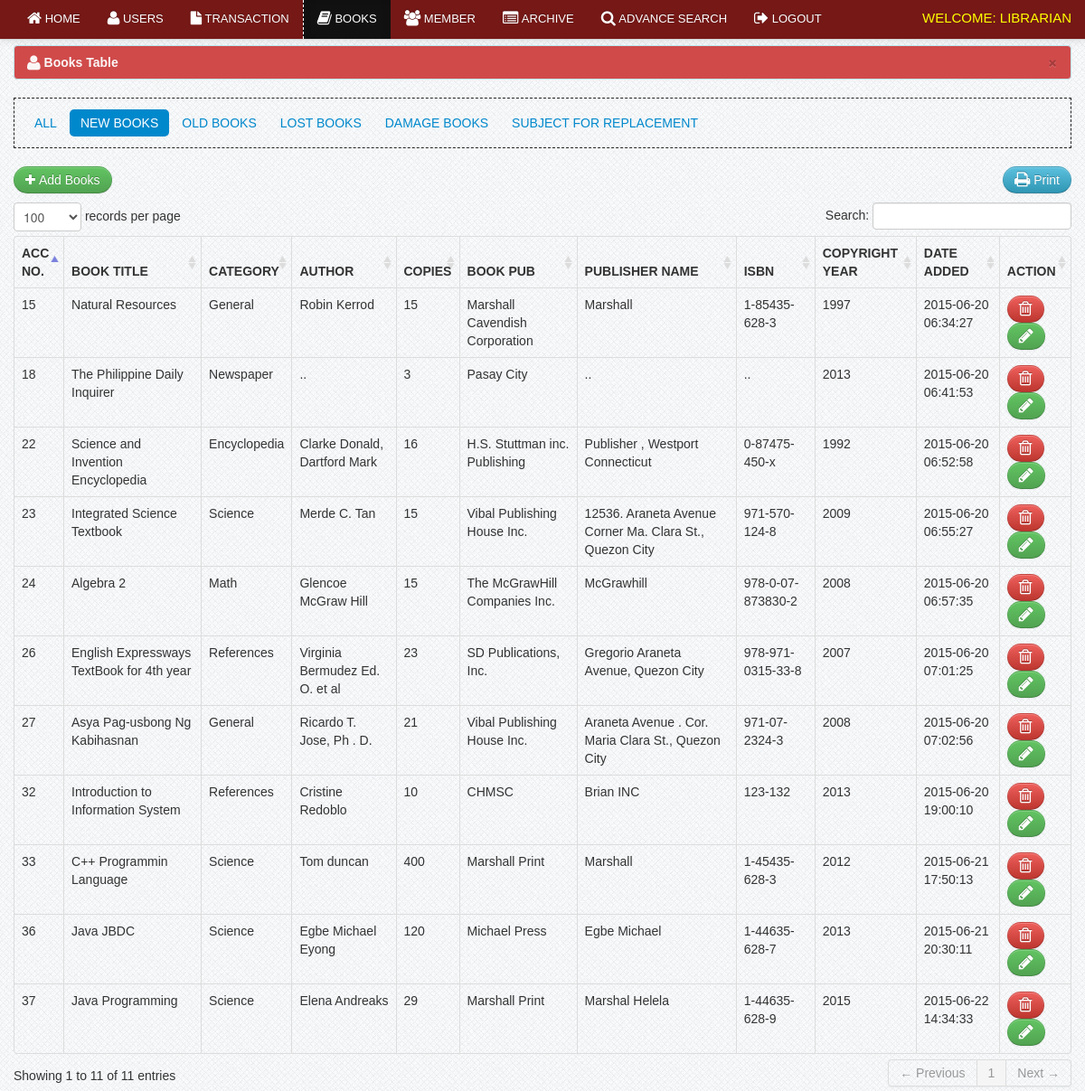
Screenshot of /librarian/new_books.php (signed in) with the database file from the repository.
### tables this page shows
CREATE TABLE IF NOT EXISTS `book` (
`book_id` int(11) NOT NULL,
  `book_title` varchar(100) NOT NULL,
  `category_id` int(50) NOT NULL,
  `author` varchar(50) NOT NULL,
  `book_copies` int(11) NOT NULL,
  `book_pub` varchar(100) NOT NULL,
  `publisher_name` varchar(100) NOT NULL,
  `isbn` varchar(50) NOT NULL,
  `copyright_year` int(11) NOT NULL,
  `date_receive` varchar(20) NOT NULL,
  `date_added` datetime NOT NULL,
  `status` varchar(30) NOT NULL
);

CREATE TABLE IF NOT EXISTS `category` (
`category_id` int(11) NOT NULL,
  `classname` varchar(50) DEFAULT NULL
);

### librarian/new_books.php (the view, shortened to what this page needs)
<?php include('header.php'); ?>
<?php include('navbar_books.php'); ?>
    <div class="container">
		<div class="margin-top">
			<div class="row">
			<div class="span12">
			   <div class="alert alert-info">
                                    <button type="button" class="close" data-dismiss="alert">&times;</button>
                                    <strong><i class="icon-user icon-large"></i>&nbsp;Books Table</strong>
                                </div>
								    <ul class="nav nav-pills">
										<li><a href="books.php">All</a></li>
										<li  class="active"><a href="new_books.php">New Books</a></li>
										<li><a href="old_books.php">Old Books</a></li>
										<li><a href="lost.php">Lost Books</a></li>
										<li><a href="damage.php">Damage Books</a></li>
										<li><a href="sub_rep.php">Subject for Replacement</a></li>
									</ul>
                            <table cellpadding="0" cellspacing="0" border="0" class="table  table-bordered" id="example">
								<div class="pull-right">
								<a href="" onclick="window.print()" class="btn btn-info"><i class="icon-print icon-large"></i> Print</a>
								</div>
								<p><a href="add_books.php" class="btn btn-success"><i class="icon-plus"></i>&nbsp;Add Books</a></p>
                                <thead>
                                    <tr>
									    <th>Acc No.</th>
                                        <th>Book Title</th>
                                        <th>Category</th>
										<th>Author</th>
										<th class="action">copies</th>
										<th>Book Pub</th>
										<th>Publisher Name</th>
										<th>ISBN</th>
										<th>Copyright Year</th>
										<th>Date Added</th>
										<th class="action">Action</th>
                                    </tr>
                                </thead>
                                <tbody>
                                  <?php  $user_query=mysql_query("select * from book where status = 'new'")or die(mysql_error());
									while($row=mysql_fetch_array($user_query)){
									$id=$row['book_id'];
									$cat_id=$row['category_id'];
											$cat_query = mysql_query("select * from category where category_id = '$cat_id'")or die(mysql_error());
											$cat_row = mysql_fetch_array($cat_query);
									?>
									<tr class="del<?php echo $id ?>">
                                    <td><?php echo $row['book_id']; ?></td>
                                    <td><?php echo $row['book_title']; ?></td>
									<td><?php echo $cat_row ['classname']; ?> </td>
                                    <td><?php echo $row['author']; ?> </td>
                                    <td class="action"><?php echo $row['book_copies']; ?> </td>
                                     <td><?php echo $row['book_pub']; ?></td>
									 <td><?php echo $row['publisher_name']; ?></td>
									 <td><?php echo $row['isbn']; ?></td>
									 <td><?php echo $row['copyright_year']; ?></td>
									 <td><?php echo $row['date_added']; ?></td>
                                    <td class="action">
                                        <a rel="tooltip"  title="Delete" id="<?php echo $id; ?>" href="#delete_book<?php echo $id; ?>" data-toggle="modal"    class="btn btn-danger"><i class="icon-trash icon-large"></i></a>
										<a  rel="tooltip"  title="Edit" id="e<?php echo $id; ?>" href="edit_book.php<?php echo '?id='.$id; ?>" class="btn btn-success"><i class="icon-pencil icon-large"></i></a>
                                    </td>
                                    </tr>
									<?php  }  ?>
                                </tbody>
                            </table>
			</div>
			</div>
		</div>
    </div>
<?php include('footer.php') ?>

### css/docs.css (style rules this page uses)
body { font-family:'TR Century Gothic',Helvetica,Arial,sans-serif !important; }
.btn { border-radius: 25px !important; }
.alert { text-shadow: none; }
.nav-tabs, .nav-pills { border: 1px dashed #222 !important; padding: 10px; }
th { text-transform:uppercase; }
.nav li a { text-transform:uppercase; }
.margin-top { margin-top:50px; }
body { background: url(../img/grid_noise.png); position: relative; }

### css/print.css (style rules this page uses)
.action { display:none; }
th { text-align:left; }
td { text-align:left; border-top:1px solid; padding:2px; }
.btn { display:none; }
.alert { display:none; }
body { font-family:arial; font-size:13px; }
.nav { display:none; }

### rows the page displays
book: book_id "15", book_title "Natural Resources", category.classname "General", author "Robin Kerrod", book_copies "15", book_pub "Marshall Cavendish Corporation", publisher_name "Marshall", isbn "1-85435-628-3", copyright_year "1997", date_added "2015-06-20 06:34:27"
book: book_id "18", book_title "The Philippine Daily Inquirer", category.classname "Newspaper", author "..", book_copies "3", book_pub "Pasay City", publisher_name "..", isbn "..", copyright_year "2013", date_added "2015-06-20 06:41:53"
book: book_id "22", book_title "Science and Invention Encyclopedia", category.classname "Encyclopedia", author "Clarke Donald, Dartford Mark", book_copies "16", book_pub "H.S. Stuttman inc. Publishing", publisher_name "Publisher , Westport Connecticut", isbn "0-87475-450-x", copyright_year "1992", date_added "2015-06-20 06:52:58"
book: book_id "23", book_title "Integrated Science Textbook", category.classname "Science", author "Merde C. Tan", book_copies "15", book_pub "Vibal Publishing House Inc.", publisher_name "12536. Araneta Avenue Corner Ma. Clara St., Quezon City", isbn "971-570-124-8", copyright_year "2009", date_added "2015-06-20 06:55:27"
book: book_id "24", book_title "Algebra 2", category.classname "Math", author "Glencoe McGraw Hill", book_copies "15", book_pub "The McGrawHill Companies Inc.", publisher_name "McGrawhill", isbn "978-0-07-873830-2", copyright_year "2008", date_added "2015-06-20 06:57:35"
book: book_id "26", book_title "English Expressways TextBook for 4th year", category.classname "References", author "Virginia Bermudez Ed. O. et al", book_copies "23", book_pub "SD Publications, Inc.", publisher_name "Gregorio Araneta Avenue, Quezon City", isbn "978-971-0315-33-8", copyright_year "2007", date_added "2015-06-20 07:01:25"
book: book_id "27", book_title "Asya Pag-usbong Ng Kabihasnan", category.classname "General", author "Ricardo T. Jose, Ph . D.", book_copies "21", book_pub "Vibal Publishing House Inc.", publisher_name "Araneta Avenue . Cor. Maria Clara St., Quezon City", isbn "971-07-2324-3", copyright_year "2008", date_added "2015-06-20 07:02:56"
book: book_id "32", book_title "Introduction to Information System", category.classname "References", author "Cristine Redoblo", book_copies "10", book_pub "CHMSC", publisher_name "Brian INC", isbn "123-132", copyright_year "2013", date_added "2015-06-20 19:00:10"
book: book_id "33", book_title "C++ Programmin Language", category.classname "Science", author "Tom duncan", book_copies "400", book_pub "Marshall Print", publisher_name "Marshall", isbn "1-45435-628-3", copyright_year "2012", date_added "2015-06-21 17:50:13"
book: book_id "36", book_title "Java JBDC", category.classname "Science", author "Egbe Michael Eyong", book_copies "120", book_pub "Michael Press", publisher_name "Egbe Michael", isbn "1-44635-628-7", copyright_year "2013", date_added "2015-06-21 20:30:11"
book: book_id "37", book_title "Java Programming", category.classname "Science", author "Elena Andreaks", book_copies "29", book_pub "Marshall Print", publisher_name "Marshal Helela", isbn "1-44635-628-9", copyright_year "2015", date_added "2015-06-22 14:34:33"
